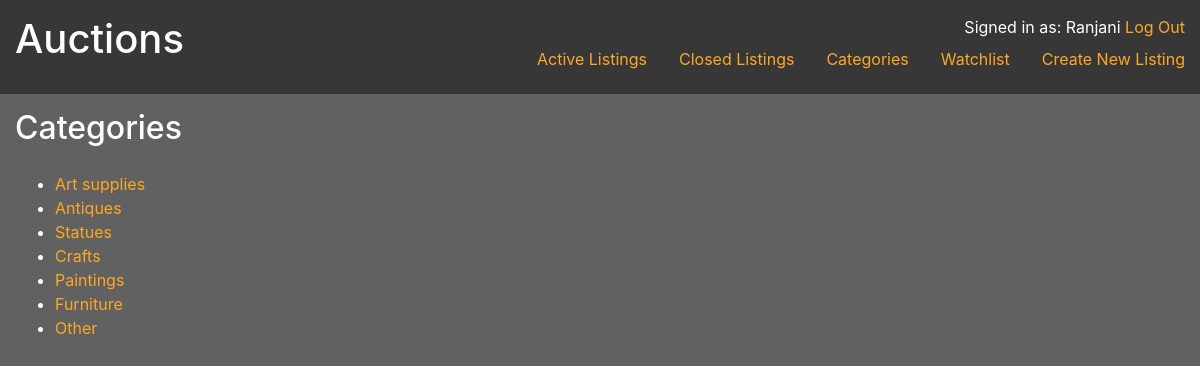
Page /categories (signed in) on the committed database.
### auctions/models.py (models this page shows)
class User(AbstractUser):
    pass

class Category(models.Model):
    name = models.CharField(max_length=64)
    def __str__(self):
        return self.name

### auctions/views.py (the view)
# urls.py: path("categories", views.categories, name="categories")
def categories(request):
    return render(request, "auctions/categories.html", {
        "categories": Category.objects.all()
    })

### auctions/templates/auctions/categories.html
{% extends "auctions/layout.html" %} {% block body %}
<h2>Categories</h2>
<ul>
    {% for category in categories %}
    <li>
        <a href="{% url 'index' %}?category={{ category.id }}">
            {{ category }}
        </a>
    </li>
    {% endfor %}
</ul>
{% endblock %}

### auctions/templates/auctions/layout.html (shortened to what this page needs)
{% load static %}
<html lang="en">
<head>
    <link rel="stylesheet" href="https://stackpath.bootstrapcdn.com/bootstrap/4.4.1/css/bootstrap.min.css"
>
    <link href="{% static 'auctions/master.css' %}" rel="stylesheet">
</head>
<body>
<header>
    <h1 class="title">Auctions</h1>
    <div class="user-info">
        {% if user.is_authenticated %}
        Signed in as: {{ user.username }}
        <a href="{% url 'logout' %}">Log Out</a>
        {% else %}
        <a href="{% url 'login' %}">Log In</a>
        |
        <a href="{% url 'register' %}">Register</a>
        {% endif %}
    </div>
    <ul class="nav">
        <li class="nav-item">
            <a class="nav-link" href="{% url 'index' %}">Active Listings</a>
        </li>
        <li class="nav-item">
            <a class="nav-link" href="{% url 'index' %}?closed=true">Closed Listings</a>
        </li>
        <li class="nav-item">
            <a class="nav-link" href="{% url 'categories' %}">Categories</a>
        </li>
        {% if user.is_authenticated %}
        <li class="nav-item">
            <a class="nav-link" href="{% url 'watchlist' %}">Watchlist</a>
        </li>
        <li class="nav-item">
            <a class="nav-link" href="{% url 'createlist' %}">Create New Listing</a>
        </li>
        {% endif %}
    </ul>
</header>
<main>
    {% block body %}
    {% endblock %}
</main>
</body>
</html>

### auctions/static/auctions/master.css (style rules this page uses)
:root { --primary: #616161; --secondary: #ffa726; --primary-text: #ffffff; --primary-dark: #373737; --secondary-text: #000000; --secondary-dark: #c77800; }
body { background-color: var(--primary); color: var(--primary-text); margin: 0; padding: 0; }
a, a:link, a:visited, a:hover, a:focus, a:active { color: var(--secondary); }
header { display: grid; grid-template-areas: "title . status" "title nav nav"; background-color: var(--primary-dark); padding: 15px; }
header .title { grid-area: title; }
header .user-info { grid-area: status; text-align: right; }
header .nav { grid-area: nav; }
header ul { justify-content: flex-end; }
header li:last-child a { padding-right: 0; }
main { padding: 15px; }
h2 { margin-bottom: 25px; }

### rows in the picture
User: username "Ranjani"
Category: name "Art supplies"
Category: name "Antiques"
Category: name "Statues"
Category: name "Crafts"
Category: name "Paintings"
Category: name "Furniture"
Category: name "Other"
